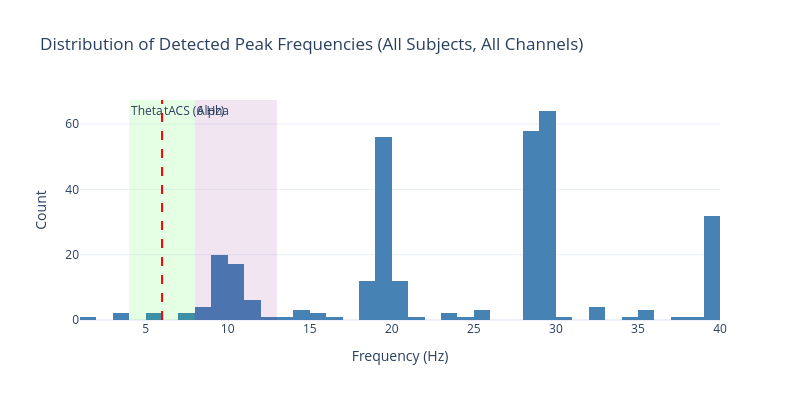

The notebook cell this image was saved under:
### Code cell
# =============================================================================
# 7b. Cross-Subject Peak Detection Summary
# =============================================================================

print('\nCross-Subject Theta/Alpha Detection Summary')
print('=' * 100)

# Collect all peaks across all subjects
all_peaks_data = []

for result in all_results:
    if 'specparam_results' not in result:
        continue
    
    for res in result['specparam_results']:
        peaks = res['all_peaks']
        if peaks is not None and len(peaks) > 0:
            for peak in peaks:
                all_peaks_data.append({
                    'subject_id': result['subject_id'],
                    'earclip': result['has_earclip'],
                    'run': res['run'],
                    'channel': res['channel'],
                    'r_squared': res['r_squared'],
                    'peak_freq': peak[0],
                    'peak_power': peak[1],
                    'peak_bw': peak[2],
                    'in_theta': 4 <= peak[0] <= 8,
                    'in_alpha': 8 <= peak[0] <= 13,
                })

peaks_df = pd.DataFrame(all_peaks_data)

if len(peaks_df) > 0:
    print(f'\nTotal peaks detected: {len(peaks_df)}')
    print(f'  In theta range (4-8 Hz): {peaks_df["in_theta"].sum()}')
    print(f'  In alpha range (8-13 Hz): {peaks_df["in_alpha"].sum()}')
    
    # Summary by subject and channel
    print('\n' + '-' * 100)
    print('Theta Peaks by Subject and Channel:')
    print(f'{"Subject":>10} {"Earclip":>8} {"F4":>8} {"P4":>8} {"P3":>8} {"Best ITF":>12}')
    print('-' * 60)
    
    for result in all_results:
        sid = result['subject_id']
        ec = 'Yes' if result['has_earclip'] else 'No'
        
        f4_itf = result.get('itf_F4')
        p4_itf = result.get('itf_P4')
        p3_itf = result.get('itf_P3')
        best = result.get('best_itf')
        
        f4_str = f'{f4_itf:.1f}' if f4_itf else '-'
        p4_str = f'{p4_itf:.1f}' if p4_itf else '-'
        p3_str = f'{p3_itf:.1f}' if p3_itf else '-'
        best_str = f'{best:.1f} ({result.get("best_itf_channel", "-")})' if best else '-'
        
        print(f'{sid:>10} {ec:>8} {f4_str:>8} {p4_str:>8} {p3_str:>8} {best_str:>12}')
    
    # Peak frequency histogram
    print('\n' + '-' * 100)
    print('Peak Frequency Distribution:')
    
    fig = go.Figure()
    
    fig.add_trace(go.Histogram(
        x=peaks_df['peak_freq'],
        xbins=dict(start=1, end=40, size=1),
        marker_color='steelblue',
        name='All peaks',
    ))
    
    # Add band markers
    fig.add_vrect(x0=4, x1=8, fillcolor='rgba(0,255,0,0.1)', line_width=0,
                  annotation_text='Theta', annotation_position='top left')
    fig.add_vrect(x0=8, x1=13, fillcolor='rgba(128,0,128,0.1)', line_width=0,
                  annotation_text='Alpha', annotation_position='top left')
    fig.add_vline(x=6, line=dict(color='red', dash='dash', width=2),
                  annotation_text='tACS (6 Hz)')
    
    fig.update_layout(
        title='Distribution of Detected Peak Frequencies (All Subjects, All Channels)',
        xaxis_title='Frequency (Hz)',
        yaxis_title='Count',
        template='plotly_white',
        height=400,
        width=800,
    )
    
    fig.show()
    save_plot(fig, 'peak_frequency_distribution', format='html')
    
else:
    print('No peaks detected across any subject.')

### Figure 1 — Plotly figure (JSON) as saved in the notebook; plotly's stock layout.template omitted (floating-point values rounded to 4 significant figures; data arrays with more than 128 entries replaced by an {"elided": "..."} marker saying what was removed)
{"data": [{"marker": {"color": "steelblue"}, "name": "All peaks", "type": "histogram", "x": {"elided": "314 float values"}, "xbins": {"end": 40, "size": 1, "start": 1}}], "layout": {"annotations": [{"showarrow": false, "text": "Theta", "x": 4, "xanchor": "left", "xref": "x", "y": 1, "yanchor": "top", "yref": "y domain"}, {"showarrow": false, "text": "Alpha", "x": 8, "xanchor": "left", "xref": "x", "y": 1, "yanchor": "top", "yref": "y domain"}, {"showarrow": false, "text": "tACS (6 Hz)", "x": 6, "xanchor": "left", "xref": "x", "y": 1, "yanchor": "top", "yref": "y domain"}], "height": 400, "shapes": [{"fillcolor": "rgba(0,255,0,0.1)", "line": {"width": 0}, "type": "rect", "x0": 4, "x1": 8, "xref": "x", "y0": 0, "y1": 1, "yref": "y domain"}, {"fillcolor": "rgba(128,0,128,0.1)", "line": {"width": 0}, "type": "rect", "x0": 8, "x1": 13, "xref": "x", "y0": 0, "y1": 1, "yref": "y domain"}, {"line": {"color": "red", "dash": "dash", "width": 2}, "type": "line", "x0": 6, "x1": 6, "xref": "x", "y0": 0, "y1": 1, "yref": "y domain"}], "title": {"text": "Distribution of Detected Peak Frequencies (All Subjects, All Channels)"}, "width": 800, "xaxis": {"autorange": true, "range": [1, 40], "title": {"text": "Frequency (Hz)"}, "type": "linear"}, "yaxis": {"autorange": true, "range": [0, 67.37], "title": {"text": "Count"}}}}
